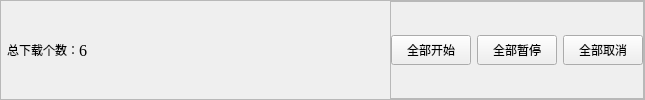
          <widget class="QFrame" name="frame_14">
           <property name="styleSheet">
            <string notr="true">#frame_14
{
	background:#E5E7E9;
}</string>
           </property>
           <property name="frameShape">
            <enum>QFrame::StyledPanel</enum>
           </property>
           <property name="frameShadow">
            <enum>QFrame::Raised</enum>
           </property>
           <layout class="QHBoxLayout" name="horizontalLayout_9">
            <property name="spacing">
             <number>0</number>
            </property>
            <property name="leftMargin">
             <number>6</number>
            </property>
            <property name="topMargin">
             <number>0</number>
            </property>
            <property name="rightMargin">
             <number>0</number>
            </property>
            <property name="bottomMargin">
             <number>0</number>
            </property>
            <item>
             <widget class="QLabel" name="label_17">
              <property name="text">
               <string>总下载个数：</string>
              </property>
             </widget>
            </item>
            <item>
             <widget class="QLabel" name="label_18">
              <property name="font">
               <font>
                <family>Times New Roman</family>
                <pointsize>12</pointsize>
               </font>
              </property>
              <property name="text">
               <string>6</string>
              </property>
             </widget>
            </item>
            <item>
             <spacer name="horizontalSpacer_11">
              <property name="orientation">
               <enum>Qt::Horizontal</enum>
              </property>
              <property name="sizeHint" stdset="0">
               <size>
                <width>303</width>
                <height>20</height>
               </size>
              </property>
             </spacer>
            </item>
            <item>
             <widget class="QFrame" name="frame_15">
              <property name="frameShape">
               <enum>QFrame::StyledPanel</enum>
              </property>
              <property name="frameShadow">
               <enum>QFrame::Raised</enum>
              </property>
              <layout class="QHBoxLayout" name="horizontalLayout_10">
               <property name="spacing">
                <number>6</number>
               </property>
               <property name="leftMargin">
                <number>0</number>
               </property>
               <property name="topMargin">
                <number>0</number>
               </property>
               <property name="rightMargin">
                <number>0</number>
               </property>
               <property name="bottomMargin">
                <number>0</number>
               </property>
               <item>
                <widget class="QPushButton" name="pushButton_7">
                 <property name="minimumSize">
                  <size>
                   <width>0</width>
                   <height>30</height>
                  </size>
                 </property>
                 <property name="text">
                  <string>全部开始</string>
                 </property>
                </widget>
               </item>
               <item>
                <widget class="QPushButton" name="pushButton_8">
                 <property name="minimumSize">
                  <size>
                   <width>0</width>
                   <height>30</height>
                  </size>
                 </property>
                 <property name="text">
                  <string>全部暂停</string>
                 </property>
                </widget>
               </item>
               <item>
                <widget class="QPushButton" name="pushButton_9">
                 <property name="minimumSize">
                  <size>
                   <width>0</width>
                   <height>30</height>
                  </size>
                 </property>
                 <property name="text">
                  <string>全部取消</string>
                 </property>
                </widget>
               </item>
              </layout>
             </widget>
            </item>
           </layout>
          </widget>
